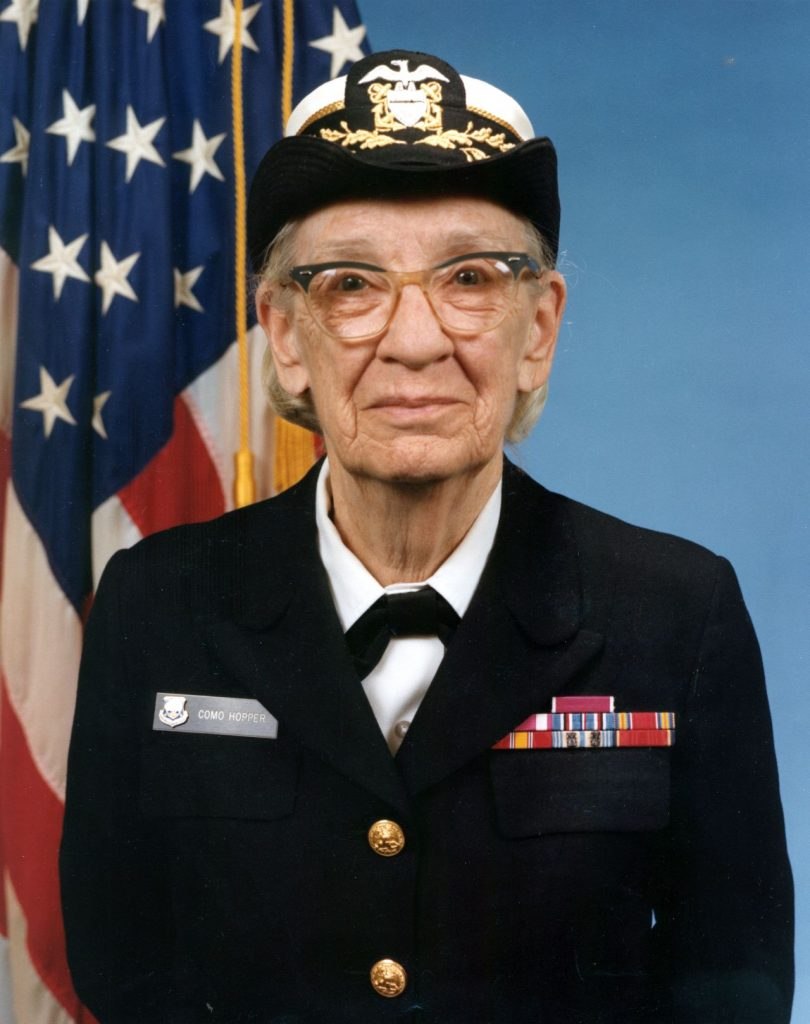
#> input picture example/Hopper_Navy-Portrait.jpg, 810 x 1024 px
$ python example.py
#> lines starting #> are read from the running program, lines starting #| are printed output that depends on the picture; after the words box and inside, x2 and y2 are one past the last pixel; in counts of white or black regions, pixels touching at a corner belong together
### watermarking.py
# -*- coding: utf-8 -*-
"""
Functions for watermarking pictures through the construction of masks
superimposed on the picture.
* <watermark_mask> : To cover the picture with lines of a repeated text.
* <text_mask> : single text mask at given position on the picture.
* <tracking_dots_mask> : tracking dots mask encoding date and a short text.
* <decode_tracking_dots> : decode the tracking dots mask on a picture
* <mask_over> : superimpose a mask over a picture

These masks can be used for both regular watermarking as well as LSB
steganography.
"""

import datetime

import numpy as np
import matplotlib.pyplot as plt


# =============================================================================
# Functions
# =============================================================================

def _bbox_size(text: str, dpi: float, fontdict: dict)-> np.ndarray:
    """
    Get the size (sz_x, sz_y) of a text bbox in pixels.
    """
    fig = plt.figure(dpi=dpi)
    bbox = fig.text(0, 0, text, **fontdict).get_window_extent()._points
    plt.close(fig)
    return bbox[1] - bbox[0]


def watermark_mask(im_size: tuple[int, int],
                   dpi: float,
                   text: str,
                   text_join: str = '    ',
                   text_fontdict: dict | None = None,
                   shifts: tuple[float, float] = (50, 200),
                   offsets: tuple[float, float] = (0, 0),
                   angle: float = 30)-> np.ndarray:
    """
    Return an array representing an RGBA picture with a watermark text. The
    text is repeated both horizontally and vertically to cover the entire
    image.

    Parameters
    ----------
    im_size : tuple[int, int]
        Size (dx, dy) of the mask, in pixels. It should be the same as that of
        the original image.
    dpi : float
        Dots per inch.
    text : str
        Watermark text.
    text_join : str, optional
        String which joins repetitions of the watermark text.
        The default is '    '.
    text_fontdict : dict | None, optional
        Text font dict containing text parameters passed to Axes.text.
        The default is None.
    shifts : tuple[float, float], optional
        Shifts between successive lines, in pixels. The shifts apply in the
        frame where the lines are horizontal.
        The default is (50, 250).
    offsets : tuple[float, float] (x0, y0), optional
        Lines position offsets, in pixels.
        The default is (0, 0).
    angle : float, optional
        Rotation angle of the text, in degrees. Must be in [0, 90).
        The default is 30.

    Returns
    -------
    np.ndarray
        The mask as an array. Contains RGBA channels, shape im_size + (4,)

    """
    assert 0 <= angle < 90, "angle must be in [0, 90)"
    assert abs(shifts[0]) > 1, "lines must be shifted by at least 1 pixel"
    text_fontdict = {} if text_fontdict is None else text_fontdict

    ## build figure
    fig = plt.figure(figsize=[float(sz/dpi) for sz in im_size], dpi=dpi,
                     facecolor=(0, 0, 0, 0))
    ax = fig.add_axes((0, 0, 1, 1), facecolor=(0, 0, 0, 0))
    ax.set_axis_off()
    ax.set_xlim(-0.5, im_size[0]-0.5)
    ax.set_ylim(im_size[1]-0.5, -0.5)

    ## draw text
    bbox_sz = _bbox_size(text, dpi, text_fontdict)
    theta = angle * np.pi / 180

    dx = np.cos(theta) * shifts[0] + np.sin(theta) * shifts[1]
    dy = -np.sin(theta) * shifts[0] + np.cos(theta) * shifts[1]
    delta = shifts[1] / np.cos(theta)

    nlines = int((im_size[1] + im_size[0]*np.tan(theta)) / delta)
    repeat = int((im_size[0] + nlines*shifts[0]) / (np.cos(theta)*bbox_sz[0])) + 1
    txt = text_join.join((text,)*repeat)

    for i in range(nlines + 1):
        ax.text(offsets[0] + i*dx, offsets[1] + i*dy,
                txt, rotation=angle, ha='center', va='center', **text_fontdict)

    ## convert figure to numpy array
    fig.canvas.draw()
    mask = np.asarray(fig.canvas.buffer_rgba())
    plt.close(fig) # prevents the figure from being drawn
    return mask


def text_mask(im_size: tuple[int, int],
              dpi: float,
              text: str,
              text_pos: tuple[float, float],
              text_fontdict: dict | None = None)-> np.ndarray:
    """
    Return an array representing an RGBA picture with a single text at given
    position.

    Parameters
    ----------
    im_size : tuple[int, int]
        Size (dx, dy) of the mask, in pixels. It should be the same as that of
        the original image.
    dpi : float
        Dots per inch.
    text : str
        Watermark text.
    text_pos : tuple[float, float]
        The position of the text (bottom-left of the bbox), in pixels.
    text_fontdict : dict | None, optional
        Text font dict containing text parameters passed to Axes.text.
        The default is None.

    Returns
    -------
    np.ndarray
        The mask as an array. Contains RGBA channels, shape im_size + (4,)

    """
    text_fontdict = {} if text_fontdict is None else text_fontdict

    ## build figure
    fig = plt.figure(figsize=[float(sz/dpi) for sz in im_size], dpi=dpi,
                     facecolor='none')
    ax = fig.add_axes((0, 0, 1, 1))
    ax.set_axis_off()
    ax.set_xlim(-0.5, im_size[0]-0.5) # match plt.imshow xlim and ylim
    ax.set_ylim(im_size[1]-0.5, -0.5)

    ## draw text
    ax.text(*text_pos, text, ha='left', va='bottom', **text_fontdict)

    ## convert figure to numpy array
    fig.canvas.draw()
    mask = np.asarray(fig.canvas.buffer_rgba())
    plt.close(fig) # prevents the figure from being drawn
    return mask


def tracking_dots_mask(
        im_size: tuple[int, int],
        loc: tuple[int, int],
        date: datetime.date | None = None,
        text: str = '',
        dot_spacing: int = 4,
        dot_size: int = 1,
        rgba_color: tuple[int, int, int, int] = (0xff, 0xff, 0, 0x80)
        )-> np.ndarray:
    """
    Return an RGBA mask of dots encoding a date and a short text. This is
    analogous to tracking dots found in printers.
    https://en.wikipedia.org/wiki/Printer_tracking_dots

    The encoded data is:
    - date is encoded as an uint32, the date ordinal (nb of days since 1-01-01)
    - text is encoded in utf-8
    The dots are displayed as an array (4 + len(text), 8), data | text in big
    endian format. A colored dot encodes bit 1.

    Parameters
    ----------
    im_size : tuple[int, int]
        Size (dx, dy) of the mask, in pixels. It should be the same as that of
        the original image.
    loc : tuple[int, int] (x0, y0)
        Position of the top left point of the array.
    date : datetime.date | None, optional
        The date to be encoded.
        The default is None, which encodes today's date.
    text : str, optional
        The text. Its uft-8 encoded form must not be longer than 12 bytes.
        The default is ''.
    dot_spacing : int, optional
        Space between dots, in pixels. The default is 4.
    dot_size : int, optional
        The size of the dots, in pixels. The default is 1.
    rgba_color : tuple[int, int, int, int], optional
        The color of the dots in the mask.
        The default is (0xff, 0xff, 0, 0x80), yellow with alpha = 0.5.

    Returns
    -------
    mask : np.ndarray[np.uint8] of shape im_size + (4,)
        The tracking dots mask.

    """
    text = text.encode('utf-8')
    n = len(text)
    assert n <= 12, "utf-8 encoded text must have length <= 12"
    date = datetime.date.today() if date is None else date

    bits = f'{date.toordinal():032b}' + ''.join(f'{c:08b}' for c in text)
    bits = np.fromiter(bits, dtype=int)

    # indices of squares to mark
    if loc[0] == 0 or loc[1] == 0:
        raise ValueError("loc values cannot be 0")
    delta = dot_spacing + dot_size
    x1 = loc[0] + (len(bits) // 8) * delta
    if x1 > im_size[0] or (loc[0] < 0 and x1 >= 0):
        raise ValueError("out of range along x-coord")
    y1 = loc[1] + 8 * delta
    if y1 > im_size[1] or (loc[1] < 0 and y1 >= 0):
        raise ValueError("out of range along y-coord")
    idx_x = (loc[0] + (np.arange(len(bits)) // 8) * delta)[np.nonzero(bits)]
    idx_y = (loc[1] + (np.arange(len(bits)) % 8) * delta)[np.nonzero(bits)]

    mask = np.full((im_size[1], im_size[0], 4), 255, dtype=np.uint8)
    mask[:, :, 3] = 0
    for j, i in zip(idx_x, idx_y):
        mask[i:i+dot_size, j:j+dot_size] = rgba_color

    return mask


def decode_tracking_dots(im_arr: np.ndarray,
                       loc: tuple[int, int],
                       dot_spacing: int = 4,
                       dot_size: int = 1)-> tuple[datetime.date, str]:
    """
    Decode tracking dots embedded in a picture.

    The encoded data is date | text:
    - date is encoded as an uint32, the date ordinal (nb of days since 1-01-01)
    - text is encoded in utf-8

    Parameters
    ----------
    im_arr : np.ndarray
        Array representing the picture in RGBA.
    loc : tuple[int, int] (x0, y0)
        Position of the top left point of the array.
    dot_spacing : int, optional
        Space between dots, in pixels. The default is 4.
    dot_size : int, optional
        The size of the dots, in pixels. The default is 1.

    Returns
    -------
    date : datetime.date
        The encoded date.
    text : str
        The encoded text.

    """
    # indices of marked squares
    if loc[0] == 0 or loc[1] == 0:
        raise ValueError("loc values cannot be 0")
    delta = dot_spacing + dot_size
    if loc[0] >= 0:
        ncols = min((im_arr.shape[1] - loc[0]) // delta, 16)
    else:
        ncols = min((-loc[0]) // delta, 16)
    if ncols < 3:
        raise ValueError("out of range along x-coord")
    y1 = loc[1] + 8 * delta
    if y1 > im_arr.shape[0] or (loc[1] < 0 and y1 >= 0):
        raise ValueError("out of range along y-coord")
    idx_x = (loc[0] + (np.arange(8*ncols) // 8) * delta)
    idx_y = (loc[1] + (np.arange(8*ncols) % 8) * delta)

    # extract colors at dot locations
    dot_colors = []
    for j, i in zip(idx_x, idx_y):
        c = np.mean(im_arr[i:i+dot_size, j:j+dot_size], axis=(0, 1))
        dot_colors.append(c)
    dot_colors = np.array(dot_colors)
    # extract surrounding colors
    base_colors = []
    for j, i in zip(idx_x, idx_y):
        c = [im_arr[i-1, j:j+dot_size], im_arr[i+dot_size+1, j:j+dot_size],
             im_arr[i:i+dot_size, j-1], im_arr[i:i+dot_size, j+dot_size+1]]
        base_colors.append(np.mean(c, axis=(0, 1)))
    base_colors = np.array(base_colors)
    # color differences between dots and surroundings
    diff = (dot_colors - base_colors)[:, :3]
    # detect dots
    norm = np.sqrt(np.sum(diff**2, axis=1))
    thr = (np.max(norm) - np.min(norm)) / 2
    bytestr = bytes(np.packbits(norm > thr))
    # decode date
    date_ord = int.from_bytes(bytestr[:4], 'big')
    date = datetime.date.fromordinal(date_ord)
    # decode text
    text = bytestr[4:].strip(b'\x00').decode('utf-8')

    return date, text


def mask_over(im_arr: np.ndarray,
              mask: np.ndarray)-> np.ndarray:
    """
    Compose mask over an image.
    See https://en.wikipedia.org/wiki/Alpha_compositing

    Parameters
    ----------
    im_arr : np.ndarray
        The image RGBA array.
    mask : np.ndarray
        The mask RGBA array, composed over the image.

    """
    im_rgb = im_arr[:, :, :3] / 255
    mask_rgb = mask[:, :, :3] / 255
    im_alpha = im_arr[:, :, [3]] / 255
    mask_alpha = mask[:, :, [3]] / 255

    img = np.empty_like(im_arr, dtype=np.float32)
    img[:, :, -1] = (mask_alpha + im_alpha * (1-mask_alpha))[:, :, 0]
    img[:, :, :3] = mask_rgb * mask_alpha + im_rgb * im_alpha * (1-mask_alpha)
    img[:, :, :3] /= img[:, :, [3]]

    return np.round(img * 255).astype(np.uint8)

### example/example.py
# -*- coding: utf-8 -*-
"""
Script illustrating the use of watermarking functions.
"""

import datetime
import sys
from pathlib import Path

import numpy as np
from PIL import Image

# module conversations in parent directory
wmdir = Path(__file__).resolve().parents[1]
if not str(wmdir) in sys.path:
    sys.path.append(str(wmdir))
from watermarking import (watermark_mask, text_mask,
                          tracking_dots_mask, decode_tracking_dots,
                          mask_over)

# =============================================================================
# Parameters
# =============================================================================

fn_in = "./Hopper_Navy-Portrait.jpg"
fn_out = "./watermark_Hopper_Navy-Portrait.png"

# watermark
watermark = "this is a watermark"
wm_join = '    ' # string joining text repetitions
wm_font = {'fontsize': 24, 'fontweight': 'bold',
           'color': '0.5', 'alpha': 0.5}
wm_shifts = (150, 120) # pixels
wm_offsets = (0, 0) # pixels
wm_angle = 30 # degrees, 0 <= wm_angle <= 90

# single text
text = "this is a single text"
txt_font = {'fontsize': 12, 'color': '0.9', 'alpha': 0.8}
txt_pos = (510, 760) # pixels

# stego watermark
steg = "this is hidden"
s_join = '    ' # string joining text repetitions
s_font = {'fontsize': 24, 'fontweight': 'bold', 'color': 'k', 'alpha': 1}
s_shifts = (50, 120) # pixels
s_offsets = (0, 60) # pixels
s_angle = 30 # degrees, 0 <= wm_angle <= 90

# yellow dots message
td_date = datetime.date(1992, 1, 1)
td_text = "yellow dots"
td_loc = (150, 450)
td_size = 1
td_spacing = 4
td_color = (0xff, 0xff, 0x0, 0x40)


# =============================================================================
# Script
# =============================================================================

##### Load picture to be watermarked #####
with Image.open(fn_in).convert('RGBA') as base:
    size = base.size
    dpi = base.info['dpi']
#> dpi = (96, 96)
    im = np.array(base)
dpi = dpi[0]
#> dpi = 96
im_sz = (float(size[0] / dpi), float(size[1] / dpi))
#> im_sz = (8.44, 10.67)

##### Make masks #####
# watermark mask
wm_mask = watermark_mask(size, dpi, watermark, wm_join, wm_font,
                          wm_shifts, wm_offsets, wm_angle)
#> in _bbox_size, `bbox = fig.text(0, 0, text, **fontdict).get_window_extent()._points`: bbox = [[0, -7], [348.8, 24]]
#> in watermark_mask, `bbox_sz = _bbox_size(text, dpi, text_fontdict)`: bbox_sz = [348.8, 31]
#> in watermark_mask, `repeat = int((im_size[0] + nlines*shifts[0]) / (np.cos(theta)*bbox_sz[..`: repeat = 8
#> in watermark_mask, `mask = np.asarray(fig.canvas.buffer_rgba())`:
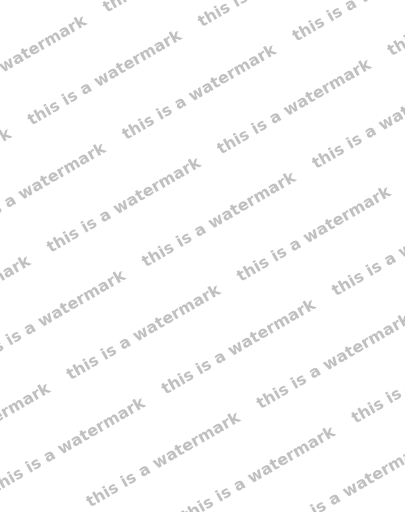
#> mask: shape (1024, 810, 4) (shown at 1/2 size); mean of channels 0, 1, 2, 3 242.2, 242.2, 242.2, 8.7; transparent parts drawn white
# signle text mask
txt_mask = text_mask(size, dpi, text, txt_pos, txt_font)
# stego mask
steg_mask = watermark_mask(size, dpi, steg, s_join, s_font,
                            s_shifts, s_offsets, s_angle)
steg_mask = (steg_mask[:, :, 0] < 128).astype(np.uint8)[..., np.newaxis]
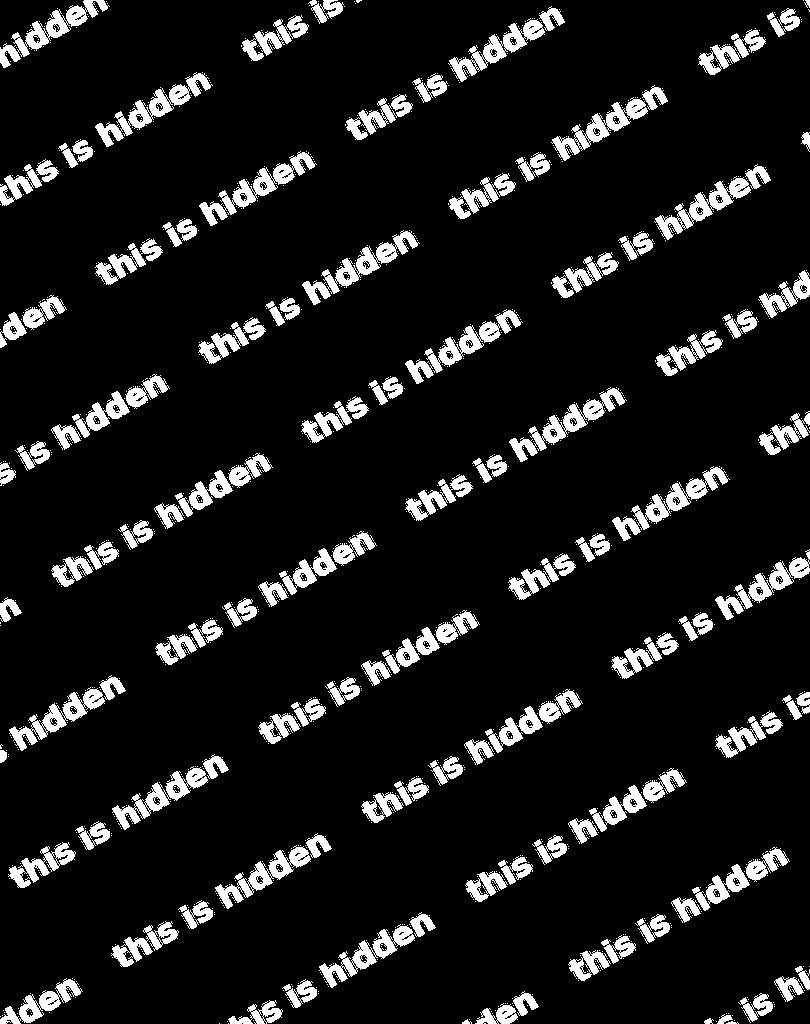
#> steg_mask: shape (1024, 810, 1); values 0 (black) and 1 (white), 10.3% white; 1116 white regions (993 under 20 px), largest, box (x1, y1, x2, y2) and area: (95, 72, 213, 147) 1945, (199, 151, 317, 226) 1945, (302, 230, 420, 305) 1945
# yellow dots mask
td_mask = tracking_dots_mask(size, td_loc, date=td_date, text=td_text,
                             dot_size=td_size, dot_spacing=td_spacing,
                             rgba_color=td_color)

##### assemble image #####
img = mask_over(im, wm_mask)
#> in mask_over, `img[:, :, -1] = (mask_alpha + im_alpha * (1-mask_alpha))[:, :, 0]`:
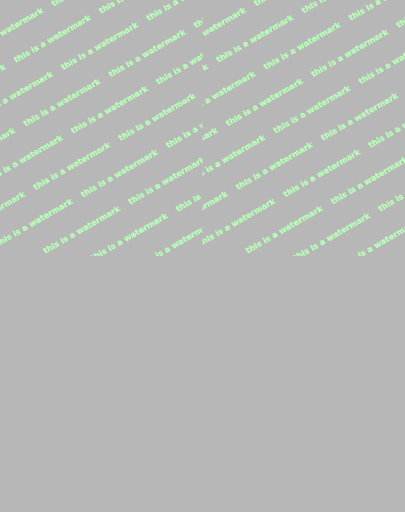
#> img: shape (1024, 810, 4) float32 (shown at 1/2 size); mean of channels 0, 1, 2, 3 0, 0.159, 0, 1; transparent parts drawn white
img = mask_over(img, txt_mask)
#> in mask_over (call 2), `img[:, :, -1] = (mask_alpha + im_alpha * (1-mask_alpha))[:, :, 0]`:
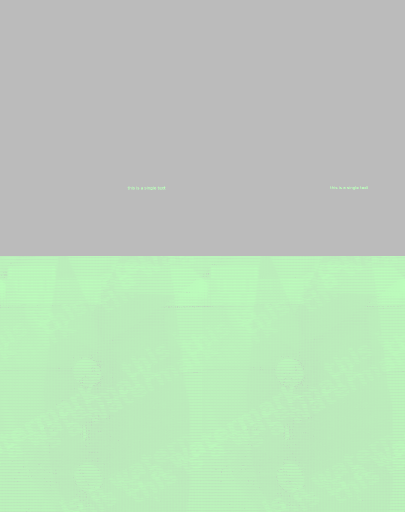
#> img: shape (1024, 810, 4) float32 (shown at 1/2 size); mean of channels 0, 1, 2, 3 0, 1.42, 1.12e-44, 1; transparent parts drawn white
img = mask_over(img, td_mask)
#> in mask_over (call 3), `mask_alpha = mask[:, :, [3]] / 255`:
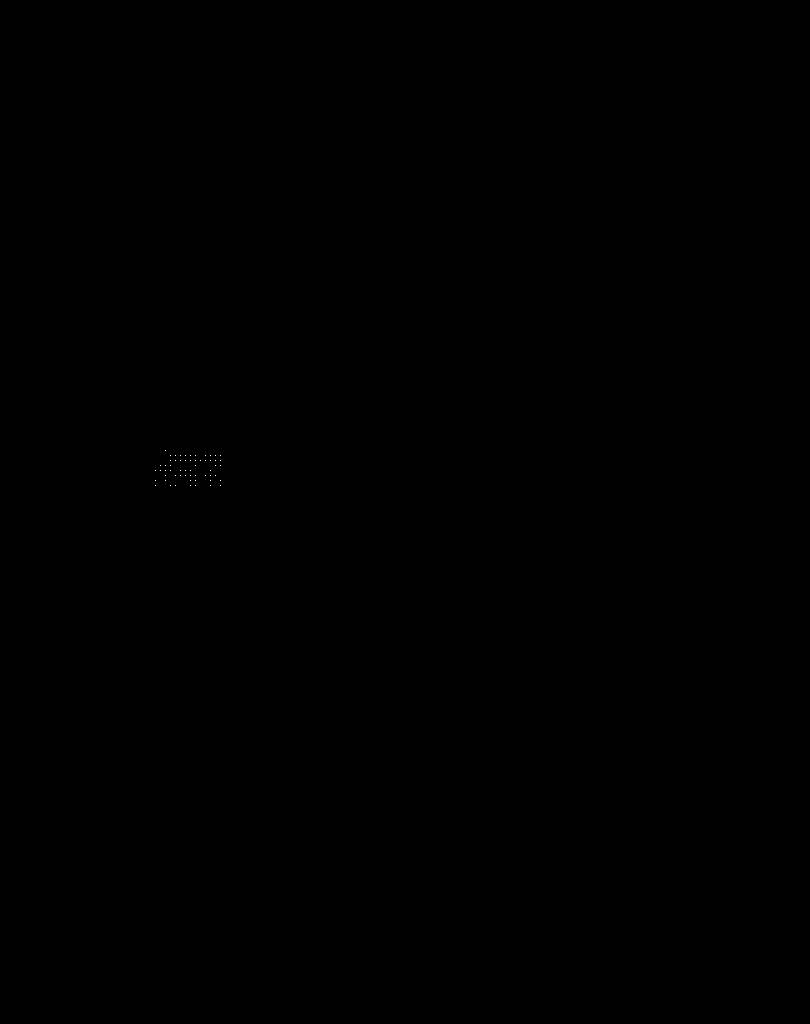
#> mask_alpha: shape (1024, 810, 1) float64; values 0 (black) and 0.251 (white), 0.01% white in thin lines or dots, all inside (x1, y1, x2, y2) = (155, 450, 221, 486)
img[:, :, :3] = (img[:, :, :3] & 0xfe) + steg_mask
pic = Image.fromarray(img).convert('RGB')
pic.save(fn_out)
pic.show()

##### Recover yellow dots encoded data #####
with Image.open(fn_out).convert('RGBA') as base:
    im_ = np.array(base)
r_date, r_text = decode_tracking_dots(im_, td_loc, td_spacing, td_size)
#> the loop in decode_tracking_dots, `for j, i in zip(idx_x, idx_y):` made 128 passes
#> c on passes 1 to 8: [12, 28, 44, 255], [18, 26, 52, 255], [86, 68, 74, 255], [108, 40, 42, 255], [120, 32, 28, 255], [124, 76, 74, 255], [120, 30, 26, 255], [122, 32, 26, 255]
#> after the loop in decode_tracking_dots, `for j, i in zip(idx_x, idx_y):`: dot_colors = 128 items, first 6: [12, 28, 44, 255], [18, 26, 52, 255], [86, 68, 74, 255], [108, 40, 42, 255], [120, 32, 28, 255], [124, 76, 74, 255]
#> in decode_tracking_dots, `dot_colors = np.array(dot_colors)`: dot_colors = 128 rows, first 6: [12, 28, 44, 255], [18, 26, 52, 255], [86, 68, 74, 255], [108, 40, 42, 255], [120, 32, 28, 255], [124, 76, 74, 255]
#> after the loop in decode_tracking_dots, `for j, i in zip(idx_x, idx_y):`: base_colors = 128 items, first 6: [13.5, 28, 45, 255], [23.5, 26.5, 49.5, 255], [82, 54.5, 61.5, 255], [108.5, 52, 52, 255], [121.5, 55.5, 51.5, 255], [123.5, 73, 70.5, 255]
#> in decode_tracking_dots, `base_colors = np.array(base_colors)`: base_colors = 128 rows, first 6: [13.5, 28, 45, 255], [23.5, 26.5, 49.5, 255], [82, 54.5, 61.5, 255], [108.5, 52, 52, 255], [121.5, 55.5, 51.5, 255], [123.5, 73, 70.5, 255]
#> in decode_tracking_dots, `diff = (dot_colors - base_colors)[:, :3]`: diff = 128 rows, first 8: [-1.5, 0, -1], [-5.5, -0.5, 2.5], [4, 13.5, 12.5], [-0.5, -12, -10], [-1.5, -23.5, -23.5], [0.5, 3, 3.5], [0.5, -1, 0], [1, 0.5, 0]
#> in decode_tracking_dots, `norm = np.sqrt(np.sum(diff**2, axis=1))`: norm = 128 values, max 68.79 at index 70, min 0 at index 21, mean 30.65
#> in decode_tracking_dots, `thr = (np.max(norm) - np.min(norm)) / 2`: thr = 34.4
#> in decode_tracking_dots, `date_ord = int.from_bytes(bytestr[:4], 'big')`: date_ord = 727198
#> in decode_tracking_dots, `text = bytestr[4:].strip(b'\x00').decode('utf-8')`: text = 'yellow dots'
#> r_text = 'yellow dots'
print(f"recovery {r_date == td_date and r_text == td_text} :",
      r_date, r_text)
#| recovery True : 1992-01-01 yellow dots
